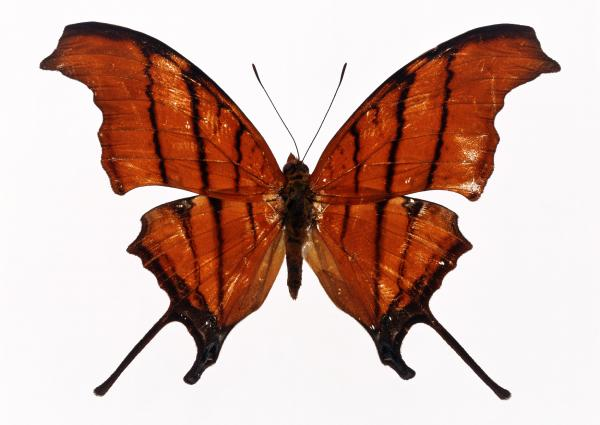
#> input picture dataset/fly0.jpg, 600 x 425 px
$ python -i GetFeatures.py   (imports and definitions only)
#> lines starting #> are read from the running program, lines starting #| are printed output that depends on the picture
# coding=utf-8
# 获取五个特征

import cv2
import math
import numpy as np


def GetFiveFeatures(frame):
    # 判空
    if frame == None:
        return [False, 0.0, 0.0, 0.0, 0.0, 0.0, frame]
    origin = frame
    grayimage = cv2.cvtColor(frame,cv2.COLOR_BGR2GRAY)

    # 　高斯滤波
    blur = cv2.GaussianBlur(grayimage, (5, 5), 0)

    # 　二值化：用大津法，此处选项若是THRESH_BINARY_INV，则同意选用白色背景的图片样本
    ret, otsu = cv2.threshold(blur, 0, 255, cv2.THRESH_BINARY_INV + cv2.THRESH_OTSU)

    # 找轮廓
    contours = cv2.findContours(otsu, cv2.RETR_TREE, cv2.CHAIN_APPROX_SIMPLE)

    # 轮廓集数目
    largest_area = 0
    largest_contour_index = 0
    num = len(contours[1])
    for i in range(num):
        area = cv2.contourArea(contours[1][i], False)
        if area > largest_area:
            largest_area = area
            largest_contour_index = i

    print ("最大面积" + str(largest_area))
    maxContour = contours[1][largest_contour_index]

    # 画轮廓
    cv2.drawContours(origin, maxContour, -1, (0, 0, 255), 2)

    # 1. 矩形度

    # 查找最小外接矩形
    minAreaRect = cv2.minAreaRect(maxContour)
    box = cv2.boxPoints(minAreaRect)
    box = np.int0(box)

    # 画轮廓
    cv2.drawContours(origin, [box], 0, (0, 255, 0), 2)

    # 计算最小外接矩形面积
    minAreaRect_Area = int(cv2.contourArea(box, False))
    print ("最小外接矩形面积" + str(minAreaRect_Area))

    # 错误判断，如果分母为零，直接报错
    if minAreaRect_Area == 0.0:
        return [False, 0.0, 0.0, 0.0, 0.0, 0.0, origin]

    # 特征一：矩形度的计算
    P_rect = largest_area * 1.0 / minAreaRect_Area
    # 统一结果为3位有理数
    P_rect = round(P_rect, 3)
    print ("矩形度" + str(P_rect))

    # 2. 延长度
    # 质心计算
    M = cv2.moments(maxContour)
    Centroid_x = int(M['m10'] / M['m00'])
    Centroid_y = int(M['m01'] / M['m00'])
    print ("质心" + str(Centroid_x) + " " + str(Centroid_y))
    cv2.circle(origin, (Centroid_x, Centroid_y), 3, (255, 255, 255), -1)

    # 获取长轴
    Major_Axis_Length = 0
    Major_Axis_Angle = 0
    Major_Axis_End_x = 0
    Major_Axis_End_y = 0
    Major_Axis_Begin_x = 0
    Major_Axis_Begin_y = 0

    # 此处需要注意质心是否在轮廓内
    # 找长轴
    for angle in range(180):
        theta = angle * 3.14 / 180.0
        lengthBackward = 0
        lengthForward = 0
        point_End_x = Centroid_x
        point_End_y = Centroid_y
        point_Begin_x = Centroid_x
        point_Begin_y = Centroid_y

        # 步进越小准确率越高，设置成1可以先找到准确的直线角度，再根据角度和质心得到的直线计算出正确的长轴和轮廓交点
        while cv2.pointPolygonTest(maxContour, (point_End_x, point_End_y), False) > 0:
            lengthForward = lengthForward + 0.1
            point_End_x = int(round(point_End_x + lengthForward * math.cos(theta)))
            point_End_y = int(round(point_End_y + lengthForward * math.sin(theta)))

        while cv2.pointPolygonTest(maxContour, (point_Begin_x, point_Begin_y), False) > 0:
            lengthBackward = lengthBackward + 0.1
            point_Begin_x = int(round(point_Begin_x - lengthBackward * math.cos(theta)))
            point_Begin_y = int(round(point_Begin_y - lengthBackward * math.sin(theta)))

        if lengthForward + lengthBackward >= Major_Axis_Length:
            Major_Axis_Length = lengthForward + lengthBackward
            Major_Axis_Angle = angle
            Major_Axis_End_x = point_End_x
            Major_Axis_End_y = point_End_y
            Major_Axis_Begin_x = point_Begin_x
            Major_Axis_Begin_y = point_Begin_y

    # 计算实际长轴长度
    Real_Major_Axis_Length = math.sqrt(
        math.pow((Major_Axis_End_x - Major_Axis_Begin_x), 2) + math.pow((Major_Axis_End_y - Major_Axis_Begin_y), 2))

    Real_Major_Axis_Length = round(Real_Major_Axis_Length, 1)
    print ("长轴长度 = " + str(Real_Major_Axis_Length))
    print ("长轴角度 = " + str(Major_Axis_Angle))
    # print "起点 = " + "x: " + str(Major_Axis_Begin_x) + "  y: " + str(Major_Axis_Begin_y)
    # print "起点 = " + "x: " + str(Major_Axis_End_x) + "  y: " + str(Major_Axis_End_y)

    # 画长轴
    cv2.line(origin, (Major_Axis_Begin_x, Major_Axis_Begin_y), (Major_Axis_End_x, Major_Axis_End_y), (255, 0, 0), 2)

    # 找短轴
    # 1. 先得到长轴直线的表达式y=k*x+b，用来计算点到直线距离和判断点在直线上方还是下方
    Major_Axis_k = math.tan(Major_Axis_Angle * 3.14 / 180.0)
    Major_Axis_b = Centroid_y - Major_Axis_k * Centroid_x

    # 2. 点(x0,y0)到直线(Ax+By+C=0)的距离为d =abs (A*x0+B*y0+C)/sqrt(A^2+B^2)
    Minor_Axis_A = Major_Axis_k
    Minor_Axis_B = -1
    Minor_Axis_C = Major_Axis_b

    # 3. 遍历轮廓上的点
    Minor_Axis_Under_length = 0
    Minor_Axis_Above_length = 0
    Minor_Axis_Under_End_x = 0
    Minor_Axis_Under_End_y = 0
    Minor_Axis_Above_End_x = 0
    Minor_Axis_Above_End_y = 0

    # 轮廓点集
    ContourItems = maxContour.shape[0]
    for item in range(ContourItems):
        point_x = maxContour[item][0][0]
        point_y = maxContour[item][0][1]
        # 判断点在直线哪一侧
        # 上侧
        if point_y > int(Major_Axis_k * point_x + Major_Axis_b):
            # 点到直线距离
            dis = abs((Minor_Axis_A * point_x + Minor_Axis_B * point_y + Minor_Axis_C) / math.sqrt(
                Minor_Axis_A * Minor_Axis_A + Minor_Axis_B * Minor_Axis_B))
            if dis >= Minor_Axis_Above_length:
                Minor_Axis_Above_length = dis
                Minor_Axis_Above_End_x = point_x
                Minor_Axis_Above_End_y = point_y
        # 下侧
        elif point_y < int(Major_Axis_k * point_x + Major_Axis_b):
            # 点到直线距离
            dis = abs((Minor_Axis_A * point_x + Minor_Axis_B * point_y + Minor_Axis_C) / math.sqrt(
                Minor_Axis_A * Minor_Axis_A + Minor_Axis_B * Minor_Axis_B))
            if dis >= Minor_Axis_Under_length:
                Minor_Axis_Under_length = dis
                Minor_Axis_Under_End_x = point_x
                Minor_Axis_Under_End_y = point_y
                # 第三种可能就是轮廓与直线的交点

    # # 标记两个点,可以忽略
    cv2.circle(origin, (Minor_Axis_Above_End_x, Minor_Axis_Above_End_y), 4, (255, 255, 255), -1)
    cv2.circle(origin, (Minor_Axis_Under_End_x, Minor_Axis_Under_End_y), 4, (255, 255, 255), -1)
    # 画出两点直线
    cv2.line(origin, (Minor_Axis_Under_End_x, Minor_Axis_Under_End_y), (Minor_Axis_Above_End_x, Minor_Axis_Above_End_y),
             (0, 255, 255), 3)

    # 计算实际短轴长度
    Real_Minor_Axis_Length = math.sqrt(
        math.pow((Minor_Axis_Above_End_x - Minor_Axis_Under_End_x), 2) + math.pow(
            (Minor_Axis_Above_End_y - Minor_Axis_Under_End_y), 2))

    Real_Minor_Axis_Length = round(Real_Minor_Axis_Length, 1)
    print ("短轴长度 = " + str(Real_Minor_Axis_Length))

    # 错误判断，如果分母为零，直接报错
    if Real_Minor_Axis_Length == 0.0:
        return [False, P_rect, 0.0, 0.0, 0.0, 0.0, origin]
    # 计算延长度
    P_extend = Real_Major_Axis_Length * 1.0 / Real_Minor_Axis_Length
    P_extend = round(P_extend, 3)

    print ("延长度 = " + str(P_extend))
    # 画出与长轴距离最远的两点的辅助线,使用时可以不用，画图用作论文使用
    # 画出长轴右方
    line_above_k = math.tan((Major_Axis_Angle - 90) * 3.14 / 180.0)
    line_above_b = Minor_Axis_Above_End_y - line_above_k * Minor_Axis_Above_End_x
    Minor_Axis_Above_Begin_x = int((line_above_b - Major_Axis_b) / (Major_Axis_k - line_above_k))
    Minor_Axis_Above_Begin_y = int(line_above_k * Minor_Axis_Above_Begin_x + line_above_b)
    cv2.line(origin, (Minor_Axis_Above_Begin_x, Minor_Axis_Above_Begin_y),
             (Minor_Axis_Above_End_x, Minor_Axis_Above_End_y),
             (255, 0, 255), 3)

    line_under_k = math.tan((Major_Axis_Angle - 90) * 3.14 / 180.0)
    line_under_b = Minor_Axis_Under_End_y - line_under_k * Minor_Axis_Under_End_x
    Minor_Axis_Under_Begin_x = int((line_under_b - Major_Axis_b) / (Major_Axis_k - line_under_k))
    Minor_Axis_Under_Begin_y = int(line_under_k * Minor_Axis_Under_Begin_x + line_under_b)
    cv2.line(origin, (Minor_Axis_Under_Begin_x, Minor_Axis_Under_Begin_y),
             (Minor_Axis_Under_End_x, Minor_Axis_Under_End_y),
             (255, 255, 0), 3)

    # 3. 球状型
    # 遍历轮廓每个点，求与质心最近的距离，作为最大内接圆半径,
    # 初始化一个距离
    min_radius = math.pow((maxContour[0][0][0] - Centroid_x), 2) + math.pow((maxContour[0][0][1] - Centroid_y), 2)
    for item in range(ContourItems):
        point_x = maxContour[item][0][0]
        point_y = maxContour[item][0][1]
        local_radius = math.pow((point_x - Centroid_x), 2) + math.pow((point_y - Centroid_y), 2)
        if local_radius <= min_radius:
            min_radius = local_radius

    min_radius = int(math.sqrt(min_radius))
    cv2.circle(origin, (Centroid_x, Centroid_y), min_radius, (0, 255, 255), 2)

    # 遍历轮廓每个点，求与质心最远的距离，作为最小外接圆半径,
    # 初始化一个距离
    max_radius = math.pow((maxContour[0][0][0] - Centroid_x), 2) + math.pow((maxContour[0][0][1] - Centroid_y), 2)
    for item in range(ContourItems):
        point_x = maxContour[item][0][0]
        point_y = maxContour[item][0][1]
        local_radius = math.pow((point_x - Centroid_x), 2) + math.pow((point_y - Centroid_y), 2)
        if local_radius >= max_radius:
            max_radius = local_radius

    max_radius = int(math.sqrt(max_radius))
    cv2.circle(origin, (Centroid_x, Centroid_y), max_radius, (255, 0, 255), 2)

    # 错误判断，如果分母为零，直接报错
    if max_radius == 0.0:
        return [False, P_rect, P_extend, 0.0, 0.0, 0.0, origin]

    P_spherical = min_radius * 1.0 / max_radius
    P_spherical = round(P_spherical, 3)
    print ("球状型： " + str(P_spherical))


    # 错误判断，如果分母为零，直接报错
    if Real_Major_Axis_Length == 0.0:
        return [False, P_rect, P_extend, P_spherical, 0.0, 0.0, origin]
    # 4. 叶状型
    P_leaf = min_radius * 1.0 / Real_Major_Axis_Length
    P_leaf = round(P_leaf, 3)
    print ("叶状型 = " + str(P_leaf))

    # 错误判断，如果分母为零，直接报错
    if Real_Major_Axis_Length == 0.0:
        return [False, P_rect, P_extend, P_spherical, P_leaf, 0.0, origin]
    # 5. 似圆度
    P_circle = largest_area * 4.0 / (3.14 * Real_Major_Axis_Length * Real_Major_Axis_Length)
    P_circle = round(P_circle, 2)
    print ("似圆度 = " + str(P_circle))

    # 错误判断，如果分母为零，直接报错
    if Real_Major_Axis_Length == 0.0:
        return [False, P_rect, P_extend, P_spherical, P_leaf, P_circle, origin]
    # 6. 复杂度
    ArcLength = cv2.arcLength(maxContour, True)
    P_complecate = ArcLength * ArcLength * 1.0 / (4 * 3.14 * largest_area)
    P_complecate = round(P_complecate, 2)
    print ("复杂度 = " + str(P_complecate))

    # 可以捎带返回处理完之后的画完辅助线的图
    return [True, P_rect, P_extend, P_spherical, P_leaf, P_circle, origin]
    # return [P_rect, P_extend, P_spherical, P_leaf, P_circle,P_complecate, origin]

>>> import cv2
>>> picture = cv2.imread('dataset/fly0.jpg', cv2.IMREAD_GRAYSCALE)
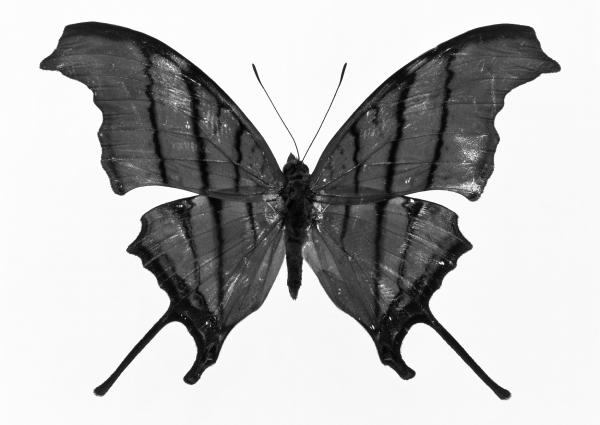
#> picture: shape (425, 600); min 0, max 255, mean 184.4
#> (the run stopped early here; a loop or call above may not have finished)

$ run again, on dataset/fly1.jpg
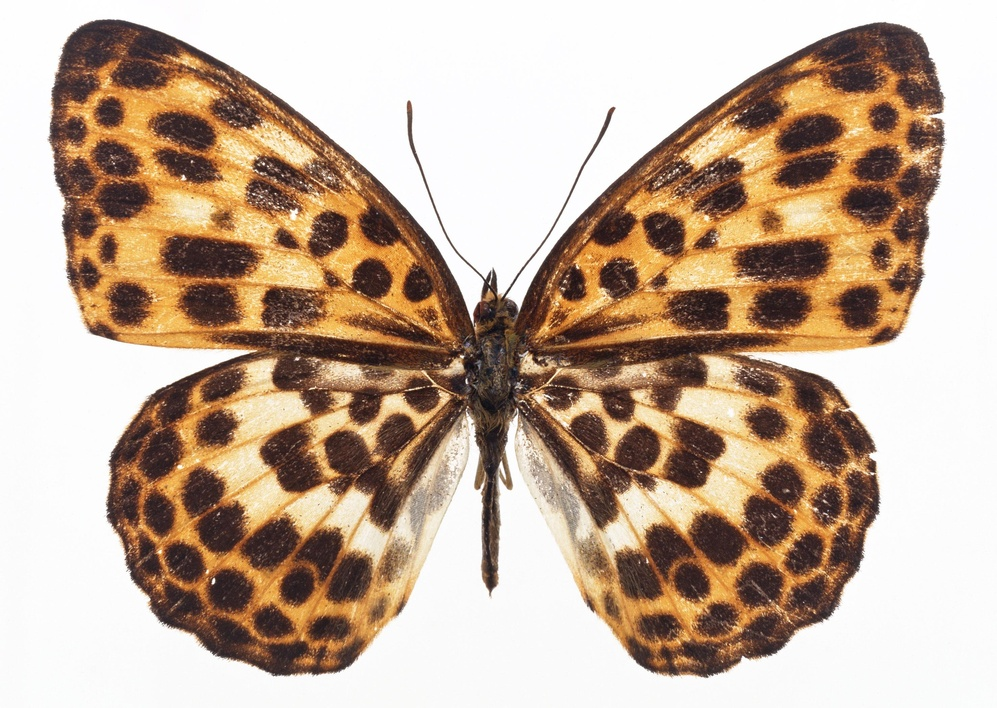
#> input picture dataset/fly1.jpg, 997 x 708 px, shrunk from 2950 x 2094 before the run
#> `picture = cv2.imread('dataset/fly0.jpg', cv2.IMREAD_GRAYSCALE)`:
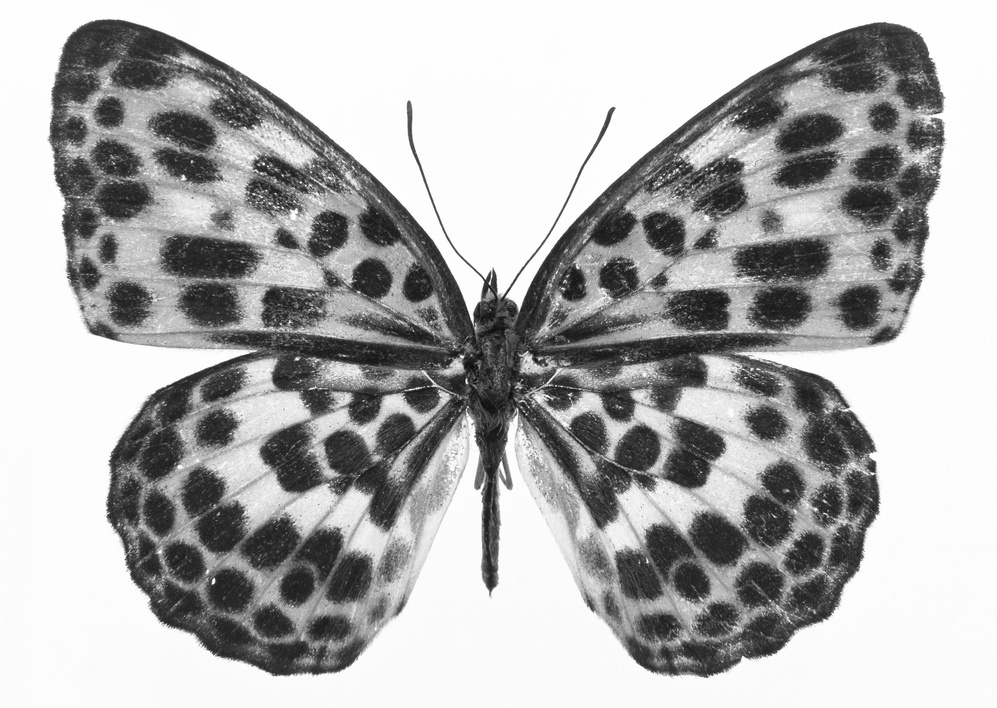
#> picture: shape (708, 997); min 9, max 255, mean 176.7

$ run again, on dataset/fly11.jpg
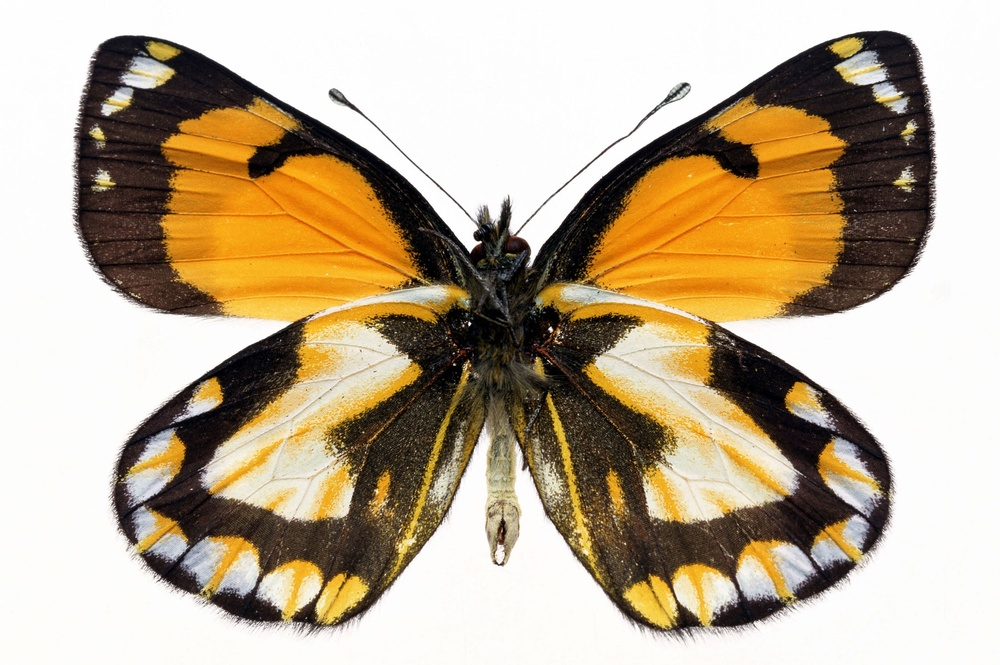
#> input picture dataset/fly11.jpg, 1000 x 665 px, shrunk from 3071 x 2043 before the run
#> `picture = cv2.imread('dataset/fly0.jpg', cv2.IMREAD_GRAYSCALE)`:
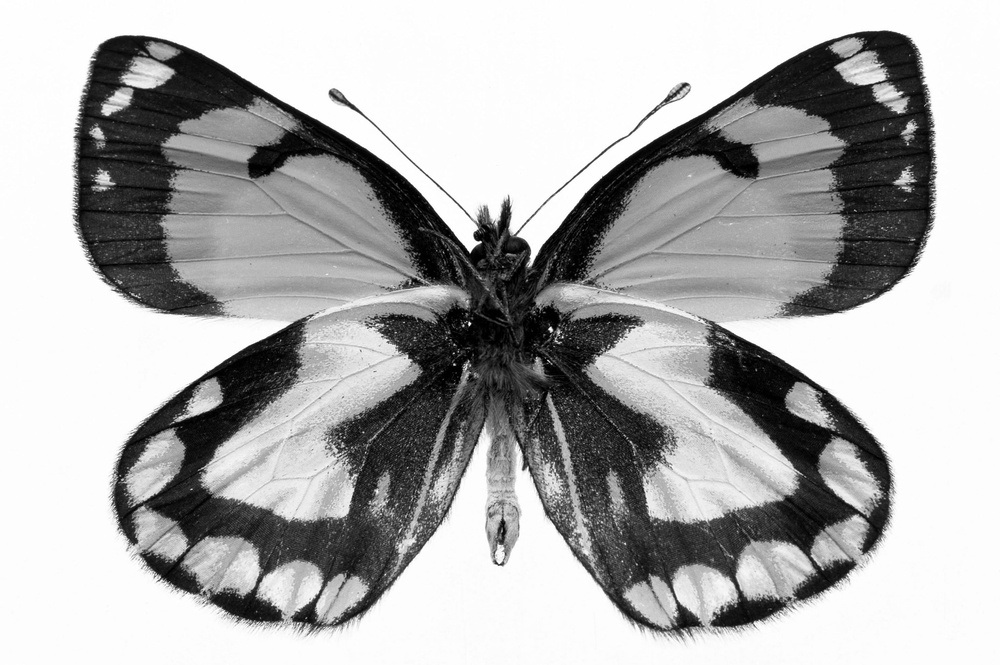
#> picture: shape (665, 1000); min 0, max 255, mean 175

$ run again, on dataset/fly12.jpg
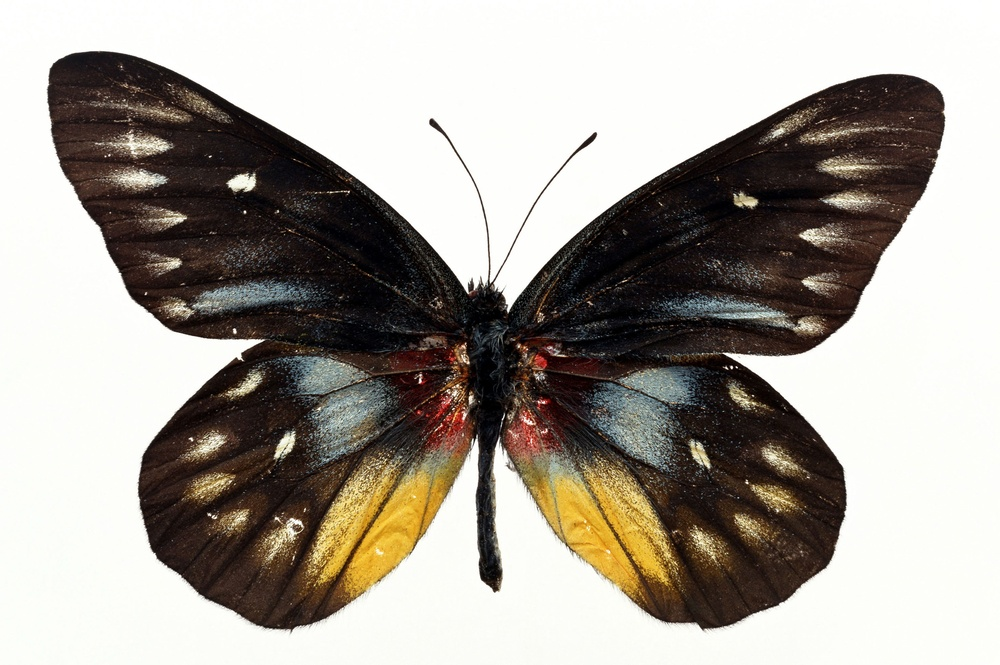
#> input picture dataset/fly12.jpg, 1000 x 665 px, shrunk from 3071 x 2043 before the run
#> `picture = cv2.imread('dataset/fly0.jpg', cv2.IMREAD_GRAYSCALE)`:
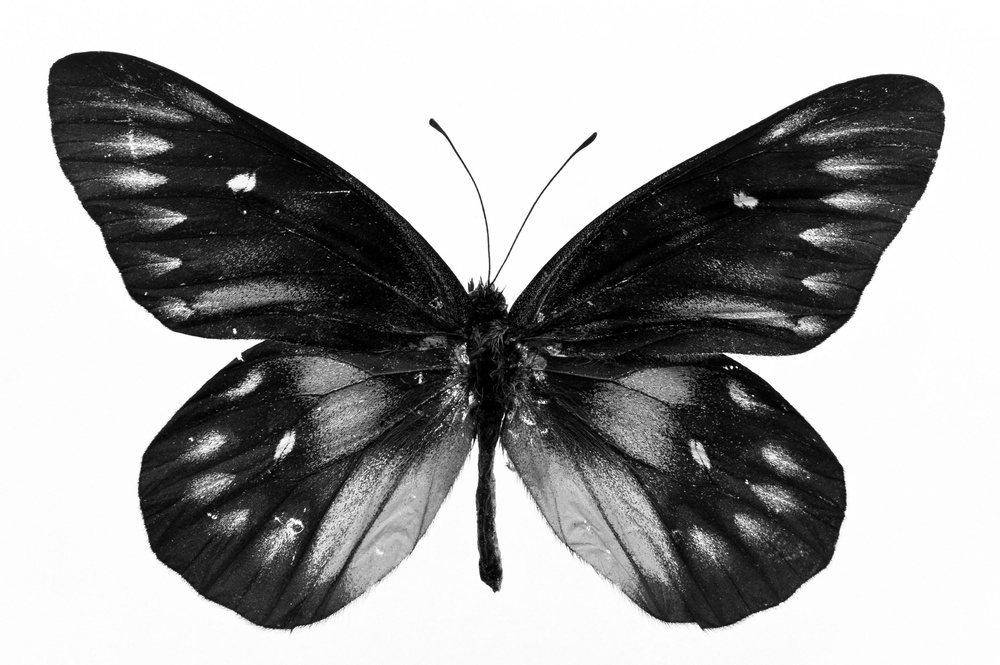
#> picture: shape (665, 1000); min 0, max 255, mean 161.7
